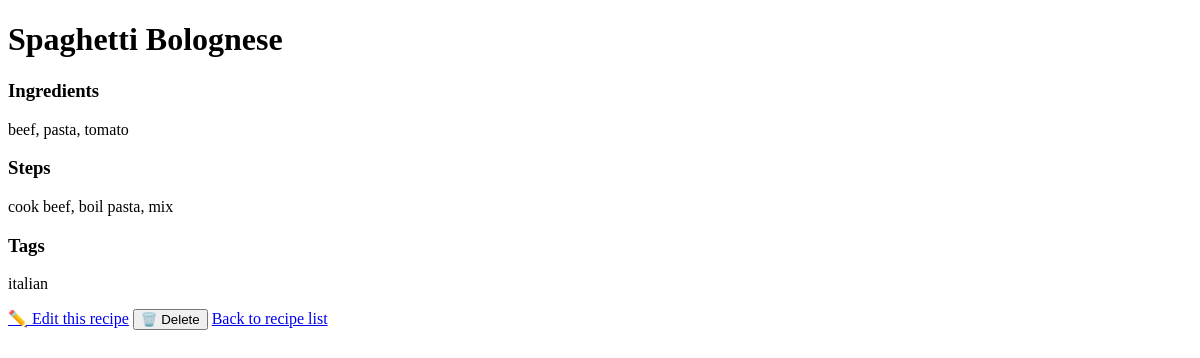
The app's page /recipes/1 (signed in), older data.
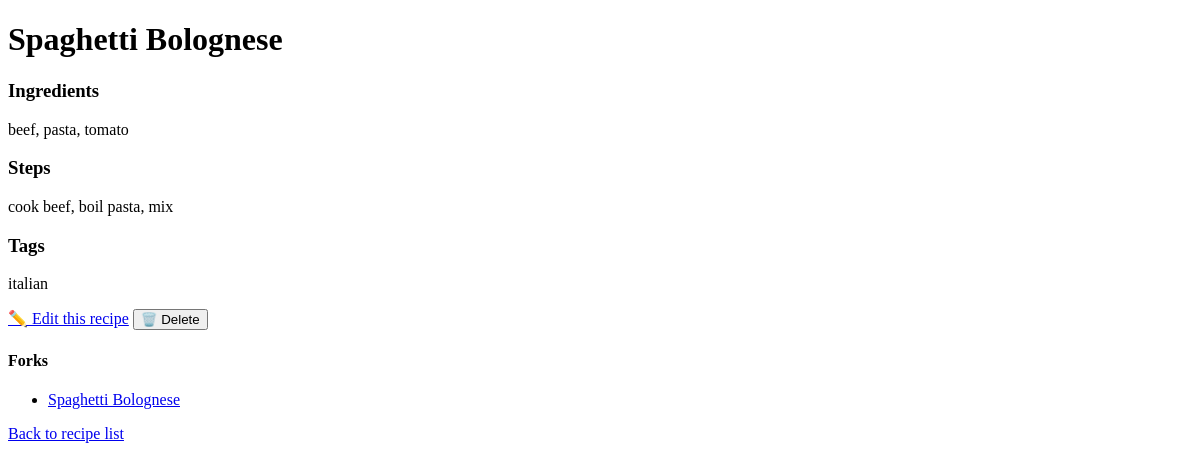
The same page, newer data.
### tables this page shows
CREATE TABLE recipes (
            id INTEGER PRIMARY KEY AUTOINCREMENT,
            title TEXT NOT NULL,
            ingredients TEXT,
            steps TEXT,
            notes TEXT,
            tags TEXT,
            user_id INTEGER,
            forked_from INTEGER,
            FOREIGN KEY(user_id) REFERENCES users(id),
            FOREIGN KEY(forked_from) REFERENCES recipes(id)
        );

### gitgrub.py (the view)
@app.route('/recipes/<int:recipe_id>')
def view_recipe(recipe_id):
    user_id = request.cookies.get("YourSessionCookie")
    user = get_user(user_id)
    conn = sqlite3.connect(DB_PATH)
    conn.row_factory = sqlite3.Row
    cursor = conn.cursor()
    cursor.execute("SELECT * FROM recipes WHERE id = ?", (recipe_id,))
    recipe = cursor.fetchone()
    if not recipe:
        conn.close()
        return "Recipe not found", 404
    cursor.execute("SELECT * FROM recipes WHERE forked_from = ?", (recipe_id,))
    forks = cursor.fetchall()
    conn.close()
    return render_template('recipe_detail.html', recipe=recipe, user=user, forks=forks)

### seed.py (called while the page is built)
def get_user(user_id):
    conn = sqlite3.connect(DB_PATH)
    cursor = conn.cursor()
    cursor.execute("SELECT id FROM users WHERE id = ?", (user_id))
    user = cursor.fetchone()
    conn.close()
    if user:
        return {
            "id": user[0]
        }
    else:
        return None

### templates/recipe_detail.html (shortened to what this page needs)
<!DOCTYPE html>
<html>
<head>
</head>
<body>
    <h1>{{ recipe['title'] }}</h1>
    <h3>Ingredients</h3>
    <p>{{ recipe['ingredients'] }}</p>
    <h3>Steps</h3>
    <p>{{ recipe['steps'] }}</p>
    <h3>Tags</h3>
    <p>{{ recipe['tags'] }}</p>
{% if user and recipe['user_id'] == user['id'] %}
    <a href="{{ url_for('edit_recipe', recipe_id=recipe['id']) }}">✏️ Edit this recipe</a>
    <form action="{{ url_for('delete_recipe', recipe_id=recipe['id']) }}" method="POST" style="display:inline;">
        <button type="submit" onclick="return confirm('Are you sure you want to delete this recipe?')">🗑️ Delete</button>
    </form>
    {% else %}
        <form action="{{ url_for('fork_recipe', recipe_id=recipe['id']) }}" method="POST" style="display:inline;">
        <button type="submit">🍴 Fork this recipe</button>
        </form>
{% endif %}
{% if forks %}
    <h4>Forks</h4>
    <ul>
        {% for fork in forks %}
            <li><a href="{{ url_for('view_recipe', recipe_id=fork['id']) }}">{{ fork['title'] }}</a></li>
        {% endfor %}
    </ul>
{% endif %}
    <a href="{{ url_for('home') }}">Back to recipe list</a>
</body>
</html>

Row changes from the older to the newer data that the page shows:
added recipes: title "Spaghetti Bolognese"
Text that changed along with them:
text now shown: "Forks"
